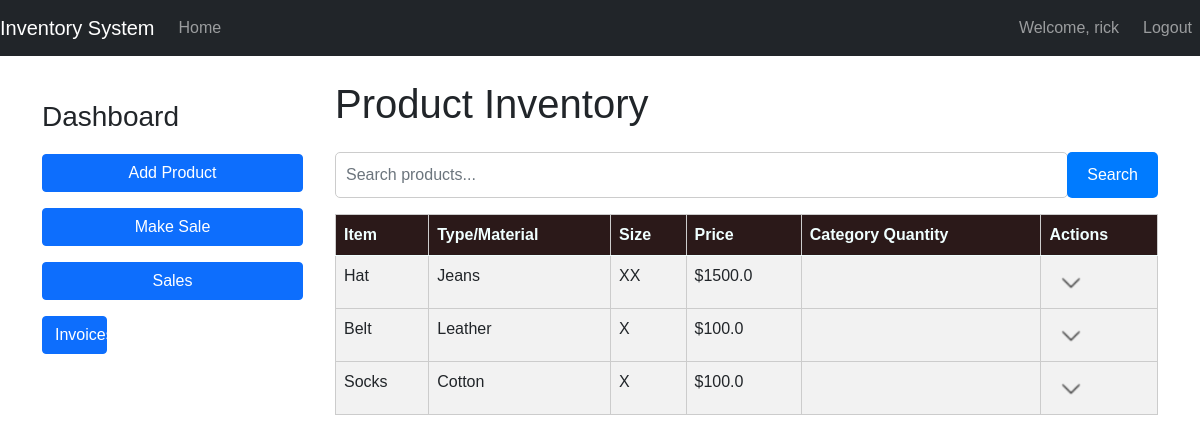
The app's page /index (signed in) with its own data.
### STORE/models.py (models this page shows, shortened)
class User(UserMixin, db.Model):
    id = db.Column(db.Integer, primary_key=True)
    username = db.Column(db.String(64), index=True, unique=True, nullable=False)
    email = db.Column(db.String(120), index=True, unique=True, nullable=False)
    password_hash = db.Column(db.String(128), nullable=False)

class Product(db.Model):
    code = db.Column(db.String(20), primary_key=True, unique=True, nullable=False, index=True)  # Index added to code column
    item = db.Column(db.String(100), nullable=False)
    type_material = db.Column(db.String(100), nullable=False)
    size = db.Column(db.String(20), nullable=False)
    color = db.Column(db.String(50), nullable=False)
    description = db.Column(db.Text, nullable=False)
    price = db.Column(db.Float, nullable=False)
    quantity = db.Column(db.Integer, nullable=False, default=1)  # Default quantity set to 1
    sales = relationship('Sale', backref='product', lazy=True)  # Relationship with Sale model

### STORE/routes.py (the view)
@app.route('/index')
@login_required
def index():
    all_products = Product.query.all()
    sold_product_codes = [sale.product_code for sale in Sale.query.all()]
    unsold_products = [product for product in all_products if product.code not in sold_product_codes]
    return render_template('index.html', products=unsold_products)

### STORE/__init__.py (called while the page is built)
@login_manager.user_loader
def load_user(user_id):
    return User.query.get(int(user_id))

### STORE/templates/index.html (shortened to what this page needs)
{% extends "base.html" %}
{% block content %}
<link rel="stylesheet" type="text/css" href="{{ url_for('static', filename='css/custom_index.css') }}">
<div class="row">
    <div class="col-md-3">
        <h3>Dashboard</h3>
        <a href="{{ url_for('add_product') }}" class="btn btn-primary mb-3">Add Product</a>
        <form action="{{ url_for('make_sale') }}" method="get">
            <button type="submit" class="btn btn-primary mb-3">Make Sale</button>
        </form>
        <form action="{{ url_for('sales') }}" method="post">
            <button type="submit" class="btn btn-primary mb-3">Sales</button>
        </form>
        <div class="col-md-3">
            <a href="{{ url_for('invoices') }}" class="btn btn-primary mb-3">Invoices</a>
        </div>
    </div>
    <div class="col-md-9">
        <h1 class="mb-4">Product Inventory</h1>
        <div class="input-group mb-3">
            <input type="text" id="searchInput" class="form-control" placeholder="Search products...">
            <button class="btn btn-primary" type="button" id="searchButton">Search</button>
        </div>
        <div class="table-responsive" style="display: block; max-height: 300px; overflow-y: auto;" id="productTableContainer" >
            <table class="table table-striped">
                <thead >
                    <tr>
                        <th scope="col">Item</th>
                        <th scope="col">Type/Material</th>
                        <th scope="col">Size</th>
                        <th scope="col">Price</th>
                        <th scope="col">Category Quantity</th>
                        <th scope="col">Actions</th>
                    </tr>
                </thead>
                <tbody id="productTableBody">
                    {% for product in products %}
                    <tr>
                        <td>{{ product.item }}</td>
                        <td>{{ product.type_material }}</td>
                        <td>{{ product.size }}</td>
                        <td>${{ product.price }}</td>
                        <td>{{ product.total_quantity }}</td>
                        <td>
                            <button class="btn btn-info toggle-button"
                                    data-item="{{ product.item }}"
                                    data-type-material="{{ product.type_material }}"
                                    data-size="{{ product.size }}"
                                    data-price="{{ product.price }}">
                                <img src="{{ url_for('static', filename='dropdown-list.ico') }}" alt="List" style="width: 20px;">
                            </button>
                        </td>
                    </tr>
                    {% endfor %}
                </tbody>
            </table>
        </div>
    </div>
</div>
{% endblock %}

### STORE/templates/base.html (shortened to what this page needs)
<!DOCTYPE html>
<html lang="en">
<head>
    <link href="https://cdn.jsdelivr.net/npm/bootstrap@5.0.2/dist/css/bootstrap.min.css" rel="stylesheet">
</head>
<body>
    <nav class="navbar navbar-expand-lg navbar-dark bg-dark">
        <a class="navbar-brand" href="{{ url_for('index') }}">Inventory System</a>
        <div class="collapse navbar-collapse" id="navbarNav">
            <ul class="navbar-nav">
                {% if request.path != '/' and request.path != '/login' and request.path != '/register' %}
                <li class="nav-item">
                    <a class="nav-link" href="{{ url_for('index') }}">Home</a>
                </li>
                {% endif %}
            </ul>
        </div>
        <div class="navbar-nav ml-auto">
            {% if current_user.is_authenticated %}
                {% if request.path != '/' %}
                    <span class="navbar-text me-3">Welcome, {{ current_user.username }}</span>
                    <a href="{{ url_for('logout') }}" class="nav-item nav-link">Logout</a>
                {% endif %}
            {% else %}
                {% if request.path != '/' and request.path != '/login' and request.path != '/register' %}
                    <a href="{{ url_for('login') }}" class="nav-item nav-link">Login</a>
                {% endif %}
            {% endif %}
        </div>
    </nav>
    <div class="container mt-4">
        {% block content %}
        {% endblock %}
    </div>
</body>
</html>

### STORE/static/css/custom_index.css (style rules this page uses)
body { font-family: Arial, sans-serif; }
.col-md-3 h3 { margin-top: 20px; margin-bottom: 20px; }
.col-md-3 .btn { width: 100%; margin-bottom: 10px; }
.col-md-9 { padding-left: 20px; }
.input-group { margin-bottom: 20px; }
#searchInput { padding: 10px; border-radius: 5px; border: 1px solid #ccc; }
#searchButton { padding: 10px 20px; border-radius: 5px; background-color: #007bff; color: #fff; border: none; cursor: pointer; }
.table-responsive { display: block; max-height: 300px; overflow-y: auto; }
.table { width: 100%; border-collapse: collapse; }
.table th, .table td { border: 1px solid #ccc; padding: 8px; text-align: left; }
.table th { background-color: rgba(20, 1, 1, 0.9); color: azure; position: sticky; top: 0; z-index: 1000; }
.toggle-button { background: none; border: none; cursor: pointer; }
.toggle-button img { width: 20px; }

### records on screen
User: username "rick"
Product: item "Hat", type_material "Jeans", size "XX", price "1500.0"
Product: item "Belt", type_material "Leather", size "X", price "100.0"
Product: item "Socks", type_material "Cotton", size "X", price "100.0"
